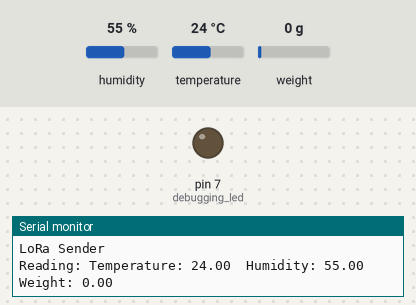
Simulated run of this sketch. Board: Arduino Uno, built with avr-gcc and run on an emulated ATmega328P. On the bench: output pins drawn as LEDs (lit = HIGH), the last lines printed to the serial monitor. The test bench sets the inputs (shaded band); at power-on: humidity 55 %, temperature 24 °C, weight on the scale 0 g. Random numbers use the default seed unless the sketch sets one; no radio packets arrive unless stated.

Above: at 2.3 s.
At 40.8 s:
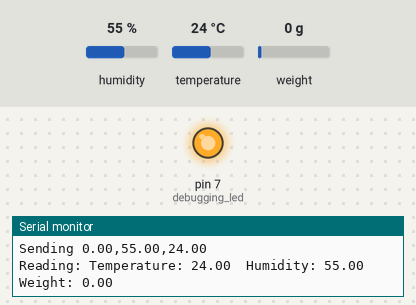
Timing chart, 0 to 42.0 s (numbered marks = the images above):
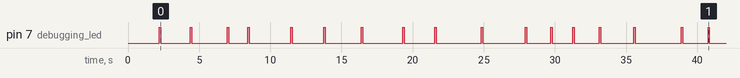

Measured:
- by itself, pin 7 (debugging_led): LOW → HIGH at 2.2 s, → LOW 0.10 s later, → HIGH 2.1 s later, → LOW 0.10 s later, … (34 changes in this stretch)

The sketch:

Lora_Aux_Sender.ino
```cpp
#include <SPI.h>
#include <LoRa.h>
#include <dht.h>
#include "HX711.h"
#define dataPin 2 //data pin for the dht22 sensor
#define debugging_led 7

//dht22
dht DHT;
HX711 scale;
//LoRa

#define dio0 4 //reconfigure the di00
//LoRa.setPins(ss, rst, dio0);
byte msgCount = 0;            // count of outgoing messages
byte localAddress = 0x01;     // address of this device
byte mainBoardAddress = 0x02;      // destination to send to
long lastSendTime = 0;        // last send time
int interval = 1000;          // interval between sends


//load sensor configs
float calibrationFactor = 40;
float weight; //weight in grams

void setup() {
  Serial.begin(9600);
  scale.begin(5,6);
  Serial.println("Anabi auxilliary board initializing...");
  scale.set_scale();
  pinMode(debugging_led, OUTPUT);
  scale.tare(); //reset the scale to 0
  long zero_factor = scale.read_average(); //Get a baseline reading

  while (!Serial)
    ;
  Serial.println("LoRa Sender");
  if (!LoRa.begin(433E6)){
    Serial.println("Starting LoRa failed!");
    digitalWrite(debugging_led, HIGH); // if LoRa okay the LED should go ON
    while (1)
      ;
  }

}

void loop() {
  if (millis() - lastSendTime > interval) {
    int readData = DHT.read22(dataPin);
    float temp = DHT.temperature; // Gets the values of the temperature
    float hum = DHT.humidity; // Gets the values of the humidity
    float weight = getWeight();
    Serial.print("Temperature: ");
    Serial.print(temp);
    Serial.print("  ");
    Serial.print("Humidity: ");
    Serial.print(hum);
    Serial.print("  ");
    Serial.print("Weight: ");
    Serial.println(weight);

    //package the data to be sent via LoRa
    String h, t, w ;
    h.concat(hum);
    t.concat(temp);
    w.concat(weight);
    String message = w + "," + h + "," + t;
    //send the packet
    sendMessage(message);
    Serial.println("Sending " + message);
    lastSendTime = millis();
    interval = random(2000) + 1000;    // 2-3 seconds


  }
}

float getWeight() {
  scale.set_scale(calibrationFactor);
  Serial.print("Reading: ");
  weight = scale.get_units(), 10;
  if (weight < 0)
  {
    weight = 0.00;
  }
  return weight/1000;
}

void sendMessage(String outgoing) {
  LoRa.beginPacket();                   // start packetl
  LoRa.write(mainBoardAddress);              // add destination address
  LoRa.write(localAddress);             // add sender address
  LoRa.write(msgCount);                 // add message ID
  LoRa.write(outgoing.length());        // add payload length
  LoRa.print(outgoing);                 // add payload
  LoRa.endPacket();                     // finish packet and send it
  msgCount++;
  debugging_led_blink();
}

void debugging_led_blink(){
  digitalWrite(debugging_led, HIGH);
  delay(100);
  digitalWrite(debugging_led, LOW);
  delay(100);
}
```
